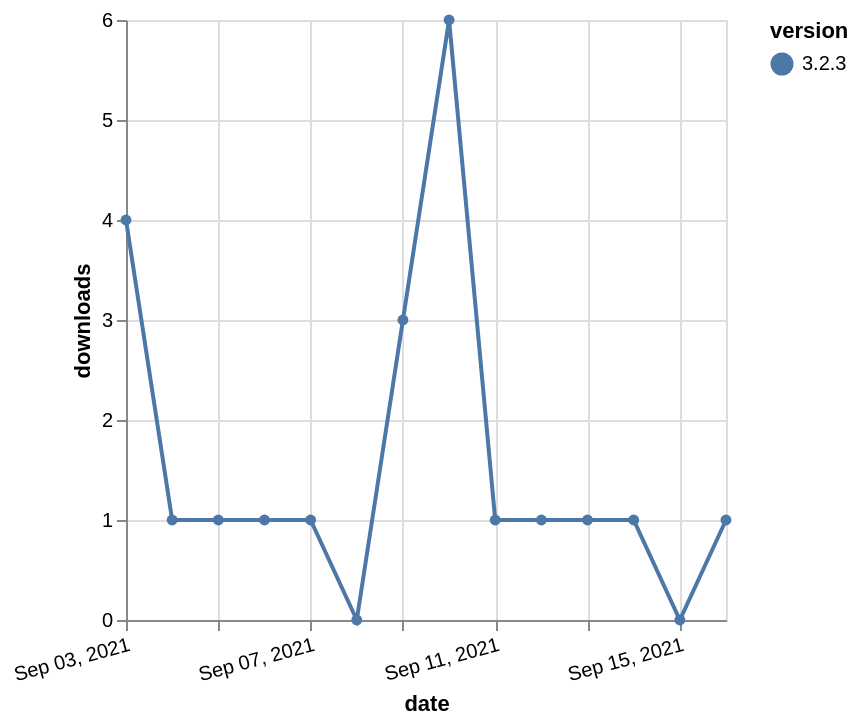

Vega-Lite specification for this chart:
### Vega-Lite specification from a JSON file in a GitHub repository (floating-point values rounded to 4 significant figures)
{"$schema": "https://vega.github.io/schema/vega-lite/v5.json", "description": "A simple bar chart with embedded data.", "data": {"values": [{"date": "2021-09-03", "total": 525, "delta": 4, "version": "3.2.3"}, {"date": "2021-09-04", "total": 526, "delta": 1, "version": "3.2.3"}, {"date": "2021-09-05", "total": 527, "delta": 1, "version": "3.2.3"}, {"date": "2021-09-06", "total": 528, "delta": 1, "version": "3.2.3"}, {"date": "2021-09-07", "total": 529, "delta": 1, "version": "3.2.3"}, {"date": "2021-09-08", "total": 529, "delta": 0, "version": "3.2.3"}, {"date": "2021-09-09", "total": 532, "delta": 3, "version": "3.2.3"}, {"date": "2021-09-10", "total": 538, "delta": 6, "version": "3.2.3"}, {"date": "2021-09-11", "total": 539, "delta": 1, "version": "3.2.3"}, {"date": "2021-09-12", "total": 540, "delta": 1, "version": "3.2.3"}, {"date": "2021-09-13", "total": 541, "delta": 1, "version": "3.2.3"}, {"date": "2021-09-14", "total": 542, "delta": 1, "version": "3.2.3"}, {"date": "2021-09-15", "total": 542, "delta": 0, "version": "3.2.3"}, {"date": "2021-09-16", "total": 543, "delta": 1, "version": "3.2.3"}]}, "width": "container", "mark": {"type": "line", "point": {"filled": true}}, "encoding": {"x": {"field": "date", "type": "temporal", "timeUnit": "yearmonthdate", "title": "date", "axis": {"labelAngle": -15}}, "y": {"field": "delta", "type": "quantitative", "title": "downloads"}, "color": {"field": "version", "type": "nominal"}, "tooltip": {"field": "delta"}}}
